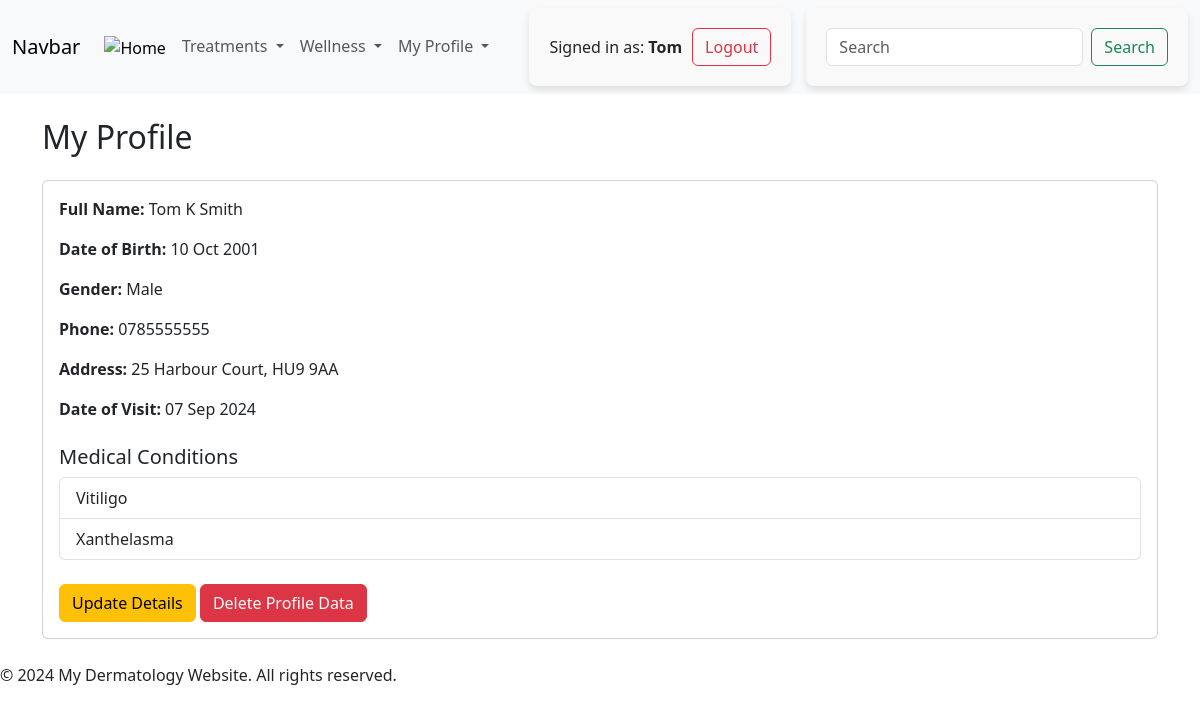
Page /my-details/ (signed in) on the committed database.
### client/models.py (models this page shows, shortened)
class Patient(models.Model):
    user = models.OneToOneField(User, on_delete=models.CASCADE)
    first_name = models.CharField(max_length=50)
    middle_name = models.CharField(max_length=50, blank=True, null=True)
    last_name = models.CharField(max_length=50)
    date_of_birth = models.DateField(null=True, blank=True)
    GENDER_CHOICES = [
        ('M', 'Male'),
        ('F', 'Female'),
    ]
    gender = models.CharField(max_length=1, choices=GENDER_CHOICES)
    phone = models.CharField(max_length=15)
    house_number = models.CharField(max_length=10)
    street_name = models.CharField(max_length=100)
    post_code = models.CharField(max_length=10)
    medical_conditions = models.ManyToManyField(MedicalCondition, blank=True)
    date_of_visit = models.DateField(auto_now_add=True)

class MedicalCondition(models.Model):
    condition_name = models.CharField(max_length=100)

### client/views.py (the view)
# urls.py: path('my-details/', views.my_details, name='my_details'),
@login_required
def my_details(request):
    patient_qs = Patient.objects.filter(user=request.user)
    if not patient_qs.exists():
        return redirect('register_patient')
    patient = patient_qs.prefetch_related('medical_conditions').first()
    context = {
        'patient': patient,
        'medical_conditions': patient.medical_conditions.all(),
    }
    return render(request, 'client/my_details.html', context)

### client/templates/client/my_details.html
{% extends 'base.html' %}
{% block content %}
<div class="container">
  <h2 class="mt-4">My Profile</h2>
  {% if patient %}
  <div class="card mt-4 mb-4">
    <div class="card-body">
      <p>
        <strong>Full Name:</strong>
        {{ patient.first_name }}
        {% if patient.middle_name %} {{ patient.middle_name }} {% endif %}
        {{ patient.last_name }}
      </p>
      <p><strong>Date of Birth:</strong> {{ patient.date_of_birth|date:"d M Y" }}</p>
      <p><strong>Gender:</strong> {{ patient.get_gender_display }}</p>
      <p><strong>Phone:</strong> {{ patient.phone }}</p>
      <p>
        <strong>Address:</strong>
        {{ patient.house_number }} {{ patient.street_name }}, {{ patient.post_code }}
      </p>
      <p><strong>Date of Visit:</strong> {{ patient.date_of_visit|date:"d M Y" }}</p>
      <h5 class="mt-4">Medical Conditions</h5>
      <ul class="list-group mt-2">
        {% for condition in medical_conditions %}
        <li class="list-group-item">{{ condition.condition_name }}</li>
        {% empty %}
        <li class="list-group-item">No medical conditions listed.</li>
        {% endfor %}
      </ul>
      <div class="mt-4">
        <a href="{% url 'update_patient' patient.id %}" class="btn btn-warning">Update Details</a>
        <a href="{% url 'delete_patient' patient.id %}" class="btn btn-danger">Delete Profile Data</a>
      </div>
    </div>
  </div>
  {% else %}
  <div class="alert alert-warning mt-4">
    No patient details found. Please register as a patient.
  </div>
  <a href="{% url 'register_patient' %}" class="btn btn-primary">Register</a>
  {% endif %}
</div>
{% endblock %}

### templates/base.html (shortened to what this page needs)
{% load static %}
<!DOCTYPE html>
<html lang="en">
  <head>
    <link
      href="https://cdn.jsdelivr.net/npm/bootstrap@5.3.3/dist/css/bootstrap.min.css"
      rel="stylesheet"
    />
    <link rel="stylesheet" href="{% static 'css\style.css' %}" />
  </head>
  <body>
    <header>
      <nav class="navbar navbar-expand-lg bg-body-tertiary">
        <div class="container-fluid">
          <a class="navbar-brand" href="#">Navbar</a>
          <div class="collapse navbar-collapse" id="navbarSupportedContent">
            <ul class="navbar-nav me-auto mb-2 mb-lg-0">
              <li class="nav-item">
                <a
                  class="nav-link active"
                  aria-current="page"
                  href="{% url 'home' %}"
                >
                  <img
                    src="{% static 'images/home_button.png' %}"
                    alt="Home"
                    style="height: 24px; width: 24px"
                  />
                </a>
              </li>
              <li class="nav-item dropdown">
                <a
                  class="nav-link dropdown-toggle"
                  href="#"
                  role="button"
                  data-bs-toggle="dropdown"
                  aria-expanded="false"
                >
                  Treatments
                </a>
              </li>
              <li class="nav-item dropdown">
                <a
                  class="nav-link dropdown-toggle"
                  href="#"
                  role="button"
                  data-bs-toggle="dropdown"
                  aria-expanded="false"
                >
                  Wellness
                </a>
              </li>
              <li class="nav-item dropdown">
                <a
                  class="nav-link dropdown-toggle"
                  href="#"
                  role="button"
                  data-bs-toggle="dropdown"
                  aria-expanded="false"
                >
                  My Profile
                </a>
              </li>
            </ul>
            <ul class="navbar-nav ms-auto mb-2 mb-lg-0">
              {% if user.is_authenticated %}
              <li class="nav-item">
                <form method="POST" action="{% url 'logout' %}">
                  <div class="user-info-container">
                    <div>
                      <p>Signed in as: <strong>{{ user.username }}</strong></p>
                    </div>
                    <button class="btn btn-outline-danger" type="submit">
                      Logout
                    </button>
                  </div>
                </form>
              </li>
              {% endif %}
            </ul>
            <form class="d-flex search-box" role="search">
              <input
                class="form-control me-2"
                type="search"
                placeholder="Search"
                aria-label="Search"
              />
              <button class="btn btn-outline-success" type="submit">
                Search
              </button>
            </form>
          </div>
        </div>
      </nav>
    </header>
    <main>{% block content %} {% endblock %}</main>
    <footer>
      <p>&copy; 2024 My Dermatology Website. All rights reserved.</p>
    </footer>
  </body>
</html>

### static/css/style.css (style rules this page uses)
form { background-color: #f9f9f9; padding: 20px; border-radius: 8px; box-shadow: 0 4px 6px rgba(0, 0, 0, 0.1); }
button { background-color: #007bff; border: none; border-radius: 4px; }
.user-info-container { display: flex; align-items: center; gap: 10px; }
.user-info-container div { display: flex; align-items: center; }
.user-info-container p { border: 0; margin: 0; }
.search-box { margin-left: 15px; }

### rows in the picture
Patient: first_name "Tom", middle_name "K", last_name "Smith", date_of_birth "10 Oct 2001", gender "Male", phone "0785555555", house_number "25", street_name "Harbour Court", post_code "HU9 9AA", date_of_visit "07 Sep 2024"
MedicalCondition: condition_name "Vitiligo"
MedicalCondition: condition_name "Xanthelasma"

### other values in the picture
{{ user.username }} "Tom"
